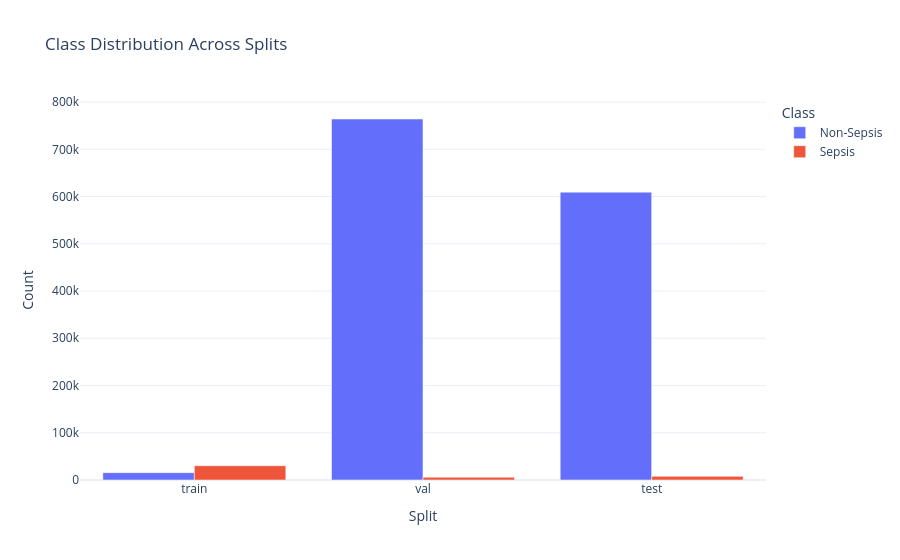

The cell this chart's notebook holds for it:
### Code cell
count_rows = []

for split_name, df in dfs.items():
    class_counts = df[TARGET].value_counts().sort_index()
    for cls, cnt in class_counts.items():
        count_rows.append({
            "Split": split_name,
            "Class": "Sepsis" if cls == 1 else "Non-Sepsis",
            "Count": cnt
        })

count_df = pd.DataFrame(count_rows)

fig = px.bar(
    count_df,
    x="Split",
    y="Count",
    color="Class",
    barmode="group",
    title="Class Distribution Across Splits",
    template="plotly_white"
)

fig.show()

### Figure 1 — Plotly figure (JSON) as saved in the notebook; plotly's stock layout.template omitted (floating-point values rounded to 4 significant figures)
{"data": [{"alignmentgroup": "True", "hovertemplate": "Class=Non-Sepsis<br>Split=%{x}<br>Count=%{y}<extra></extra>", "legendgroup": "Non-Sepsis", "marker": {"color": "#636efa", "pattern": {"shape": ""}}, "name": "Non-Sepsis", "offsetgroup": "Non-Sepsis", "orientation": "v", "showlegend": true, "textposition": "auto", "type": "bar", "x": ["train", "val", "test"], "xaxis": "x", "y": [15539, 764192, 609323], "yaxis": "y"}, {"alignmentgroup": "True", "hovertemplate": "Class=Sepsis<br>Split=%{x}<br>Count=%{y}<extra></extra>", "legendgroup": "Sepsis", "marker": {"color": "#EF553B", "pattern": {"shape": ""}}, "name": "Sepsis", "offsetgroup": "Sepsis", "orientation": "v", "showlegend": true, "textposition": "auto", "type": "bar", "x": ["train", "val", "test"], "xaxis": "x", "y": [30178, 5787, 7682], "yaxis": "y"}], "layout": {"barmode": "group", "legend": {"title": {"text": "Class"}, "tracegroupgap": 0}, "title": {"text": "Class Distribution Across Splits"}, "xaxis": {"anchor": "y", "domain": [0, 1], "title": {"text": "Split"}}, "yaxis": {"anchor": "x", "domain": [0, 1], "title": {"text": "Count"}}}}
